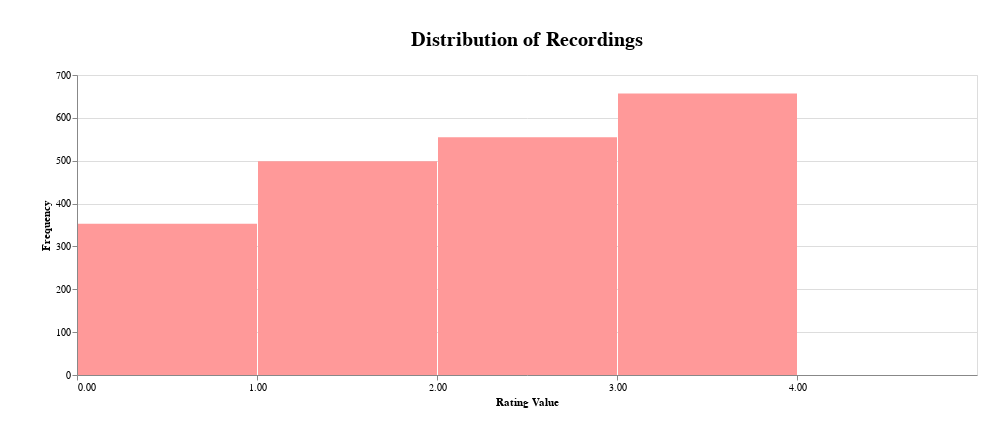

The code cell stored with this chart in its notebook:
### Code cell
values_df["value"] = values_df["value"].astype(float)

value_hist = (
    alt.Chart(values_df)
    .mark_bar()
    .encode(
        x=alt.X('value:Q',
                bin=alt.Bin(maxbins=5),
                title='Rating Value',
                scale=alt.Scale(domain=[0, 5])),
        y=alt.Y('count()', title='Frequency'),
        color=alt.value('#FF9999')
    )
    .properties(
        title=alt.TitleParams(
            text="Distribution of Recordings",
            fontSize=20,
            anchor="middle",
            offset=20
        ),
        width=900,
        height=300,
        padding={'top': 30, 'bottom': 30, 'left': 40, 'right': 30}
    )
)
value_hist.save('./analysis_images/value_distribution.png')
value_hist

### Figure 1 — Vega-Lite specification as saved in the notebook (floating-point values rounded to 4 significant figures; data arrays with more than 128 entries replaced by an {"elided": "..."} marker saying what was removed)
{"config": {"view": {"continuousWidth": 300, "continuousHeight": 300}}, "data": {"name": "data-d3f764bbda13c571c71c1ffcfe881ae7"}, "mark": {"type": "bar"}, "encoding": {"color": {"value": "#FF9999"}, "x": {"bin": {"maxbins": 5}, "field": "value", "scale": {"domain": [0, 5]}, "title": "Rating Value", "type": "quantitative"}, "y": {"aggregate": "count", "title": "Frequency", "type": "quantitative"}}, "height": 300, "padding": {"top": 30, "bottom": 30, "left": 40, "right": 30}, "title": {"text": "Distribution of Recordings", "anchor": "middle", "fontSize": 20, "offset": 20}, "width": 900, "$schema": "https://vega.github.io/schema/vega-lite/v5.20.1.json", "datasets": {"data-d3f764bbda13c571c71c1ffcfe881ae7": {"elided": "2064 records"}}}
